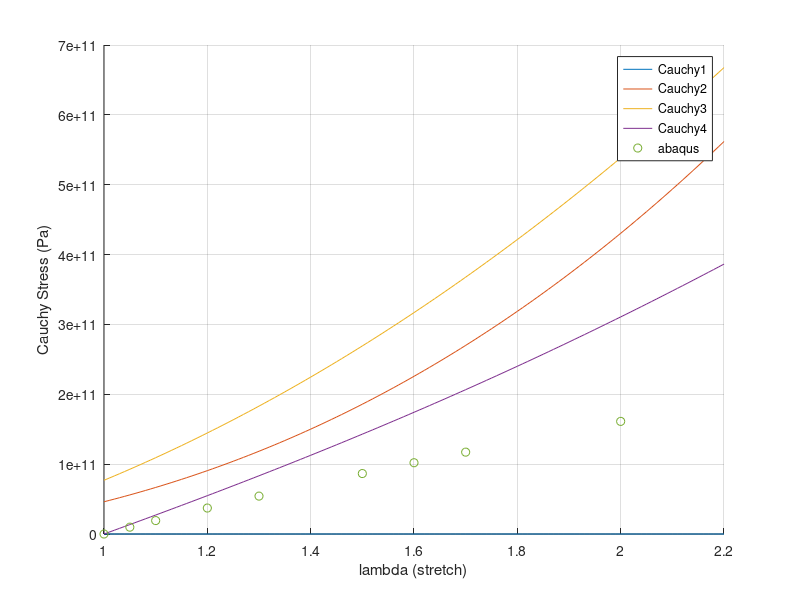

The MATLAB source for this figure:
%Analytical Truss
%Tau vs Lambda, who will win?

mu = 76.92e9; lam = 115.4e9;
nu = lam/(2*(lam+mu)); Kap = (3*lam+2*mu)/3; E = mu*(3*lam+2*mu)/(lam+mu);

L = 1;
l = [1:0.01:2.2];

lambda = l./L;
epsilon = log(lambda);
J      = lambda.^(1-2*nu);


Tau_1 = mu.*lambda;
Tau_2 =  mu.*lambda.*(1+2.*nu.*lambda.^(2*nu-1));

% Cauchy1 = Tau_1./J;
% Cauchy2 = Tau_2./J;
Cauchy1 = lambda.*0;
% Cauchy1 = (lambda -1)*E;
% Cauchy1 = (log(lambda)*E);
Cauchy2 = ((1./J).*(1-2.*nu).*lambda.^((2.*(1-nu)))).*(lam.*log(J)-mu) + mu.*lambda.^3./J;

Cauchy3 = mu.*(2.*lambda.^2-1);
% Cauchy3 = Kap.*(J-1)+mu.*J.^(-5/3)*(2/3).*lambda.^2;
% Cauchy4 = (1./J).*(2.*mu.*nu.*log(lambda) + mu.*(lambda + 2*nu-1));
Cauchy4 = lam.*log(lambda)+mu.*(lambda.^2 - 1);



% Cauchy3 = Cauchy3-mu;
% Cauchy4 = Cauchy4-mu;

% Ablam = [1.04 1.1 1.2 1.3 1.5];
% Absig = [0.7865 1.921 3.718 5.425 8.654]*10^10;
Ablam = [1 1.05 1.1 1.2 1.3 1.5 1.6 1.7 2];
Absig = [0 9.79115E+09 19.2131E+09   37.1786E+09 54.2475E+09  86.5399E+09 102.027E+09   117.187E+09  161.202E+09];

figure();
hold on; grid on;
plot(lambda, Cauchy1, 'DisplayName','Cauchy1'); 
plot(lambda, Cauchy2, 'DisplayName','Cauchy2');
plot(lambda, Cauchy3, 'DisplayName','Cauchy3');
plot(lambda, Cauchy4, 'DisplayName','Cauchy4');
plot(Ablam, Absig, 'o', 'DisplayName', 'abaqus');
legend('show');
ylabel("Cauchy Stress (Pa)");
xlabel("lambda (stretch)");
% 
% figure();
% hold on; grid on;
% plot(epsilon, Tau_1, 'DisplayName','Tau_1'); 
% plot(epsilon, Tau_2, 'DisplayName','Tau_2');
% legend('show');
% ylabel("Kirchhoff Stress (Pa)");
% xlabel("Normal Strain");
